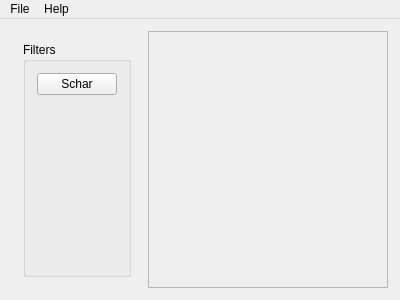
<?xml version="1.0" encoding="UTF-8"?>
<ui version="4.0">
 <class>MainWindow</class>
 <widget class="QMainWindow" name="MainWindow">
  <property name="geometry">
   <rect>
    <x>0</x>
    <y>0</y>
    <width>400</width>
    <height>300</height>
   </rect>
  </property>
  <property name="windowTitle">
   <string/>
  </property>
  <widget class="QWidget" name="centralWidget">
   <layout class="QHBoxLayout" name="horizontalLayout_2">
    <property name="leftMargin">
     <number>12</number>
    </property>
    <property name="topMargin">
     <number>12</number>
    </property>
    <property name="rightMargin">
     <number>12</number>
    </property>
    <property name="bottomMargin">
     <number>12</number>
    </property>
    <item>
     <widget class="QWidget" name="widget" native="true">
      <property name="minimumSize">
       <size>
        <width>0</width>
        <height>0</height>
       </size>
      </property>
      <layout class="QVBoxLayout" name="verticalLayout">
       <item>
        <widget class="QGroupBox" name="groupBox">
         <property name="maximumSize">
          <size>
           <width>16777215</width>
           <height>16777215</height>
          </size>
         </property>
         <property name="title">
          <string>Filters</string>
         </property>
         <layout class="QHBoxLayout" name="horizontalLayout">
          <item alignment="Qt::AlignTop">
           <widget class="QPushButton" name="scharrButton">
            <property name="text">
             <string>Schar</string>
            </property>
           </widget>
          </item>
         </layout>
        </widget>
       </item>
      </layout>
     </widget>
    </item>
    <item>
     <widget class="QScrollArea" name="scrollArea">
      <property name="widgetResizable">
       <bool>true</bool>
      </property>
      <widget class="QWidget" name="scrollAreaWidgetContents">
       <property name="geometry">
        <rect>
         <x>0</x>
         <y>0</y>
         <width>244</width>
         <height>252</height>
        </rect>
       </property>
       <zorder>groupBox</zorder>
      </widget>
     </widget>
    </item>
   </layout>
  </widget>
  <widget class="QMenuBar" name="menuBar">
   <property name="geometry">
    <rect>
     <x>0</x>
     <y>0</y>
     <width>400</width>
     <height>22</height>
    </rect>
   </property>
   <widget class="QMenu" name="menuFile">
    <property name="title">
     <string>File</string>
    </property>
    <addaction name="actionOpen"/>
    <addaction name="separator"/>
    <addaction name="actionExit"/>
   </widget>
   <widget class="QMenu" name="menuHelp">
    <property name="title">
     <string>Help</string>
    </property>
    <addaction name="actionAbout"/>
   </widget>
   <addaction name="menuFile"/>
   <addaction name="menuHelp"/>
  </widget>
  <action name="actionOpen">
   <property name="text">
    <string>Open</string>
   </property>
  </action>
  <action name="actionExit">
   <property name="text">
    <string>Quit</string>
   </property>
  </action>
  <action name="actionAbout">
   <property name="text">
    <string>About</string>
   </property>
   <property name="menuRole">
    <enum>QAction::AboutQtRole</enum>
   </property>
  </action>
 </widget>
 <layoutdefault spacing="6" margin="11"/>
 <resources/>
 <connections>
  <connection>
   <sender>actionExit</sender>
   <signal>triggered()</signal>
   <receiver>MainWindow</receiver>
   <slot>close()</slot>
   <hints>
    <hint type="sourcelabel">
     <x>-1</x>
     <y>-1</y>
    </hint>
    <hint type="destinationlabel">
     <x>199</x>
     <y>149</y>
    </hint>
   </hints>
  </connection>
 </connections>
</ui>
